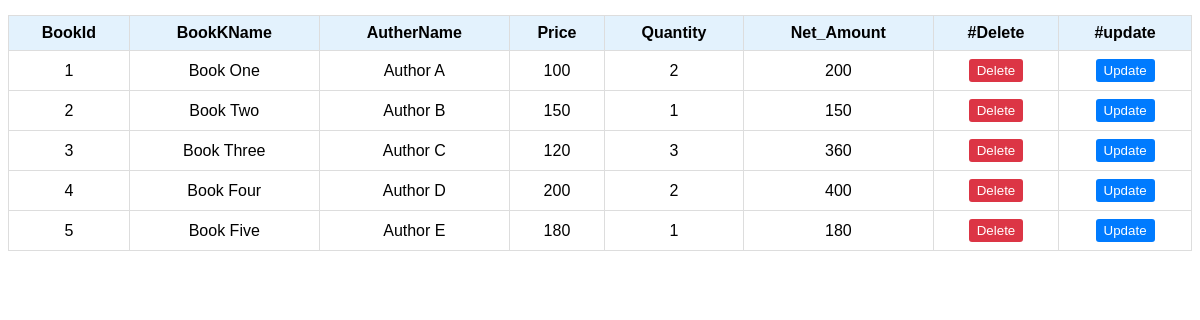
The page /Q4/bookMaster.php on the database its author committed.
### tables this page shows
CREATE TABLE `bookmaster` (
  `BookID` int(3) DEFAULT NULL,
  `BookName` varchar(30) DEFAULT NULL,
  `AutherName` varchar(35) DEFAULT NULL,
  `Price` int(5) DEFAULT NULL,
  `Quantity` int(3) DEFAULT NULL,
  `Net_Amount` int(7) DEFAULT NULL
);

### Q4/bookMaster.php (the view, shortened to what this page needs)
<?php
$connect = getDatabase();
$table = "bookmaster";
$query = "CREATE TABLE IF NOT EXISTS {$table}(
BookID INT (3),
BookName VARCHAR (30),
AutherName VARCHAR (35),
Price INT (5),
Quantity INT (3),
Net_Amount INT(7)
)";
mysqli_query($connect, $query);
$query = "SELECT * FROM {$table}";
$rowData = '';
$result = mysqli_query($connect, $query);
while ($row = mysqli_fetch_assoc($result)) {
    $rowData .= "<tr>
                        <td>{$row['BookID']} </td>
                        <td>{$row['BookName']} </td>
                        <td>{$row['AutherName']}</td>
						<td>{$row['Price']}</td>
						<td>{$row['Quantity']}</td>
						<td>{$row['Net_Amount']}</td>
                        <td>
						   <form method='POST'>
						    <input type='hidden' name='delId' value='{$row['BookID']}'>
                            <button class='btn delete' type='submit' name='Delete'>Delete</button>
						   </form>
                        </td>
						<td>
						<form method='POST'>
						    <input type='hidden' name='upId' value='{$row['BookID']}'>
                            <button class='btn account' type='submit' name='Update'>Update</button>
						   </form>
						</td>
                    </tr>";
}
?>
<!DOCTYPE html>
<html lang="en">
<head>
</head>
<body>
    <form method="POST">
        <table>
            <tr>
                <th>BookId</th>
                <th>BookKName</th>
                <th>AutherName</th>
                <th>Price</th>
                <th>Quantity</th>
                <th>Net_Amount</th>
                <th>#Delete</th>
                <th>#update</th>
            </tr>
            <?php echo $rowData; ?>
        </table>
    </form>
</body>
</html>

### Q4/bookMaster.php (style rules this page uses)
body { font-family: Arial, sans-serif; }
table { width: 100%; border-collapse: collapse; margin-top: 15px; }
th, td { border: 1px solid #ddd; padding: 8px; text-align: center; }
th { background-color: #e3f2fd; }
.btn { padding: 4px 8px; border: none; border-radius: 3px; cursor: pointer; }
.account { background-color: #007bff; color: white; }
.delete { background-color: #dc3545; color: white; }

### rows shown on the page
bookmaster: BookID "1", BookName "Book One", AutherName "Author A", Price "100", Quantity "2", Net_Amount "200"
bookmaster: BookID "2", BookName "Book Two", AutherName "Author B", Price "150", Quantity "1", Net_Amount "150"
bookmaster: BookID "3", BookName "Book Three", AutherName "Author C", Price "120", Quantity "3", Net_Amount "360"
bookmaster: BookID "4", BookName "Book Four", AutherName "Author D", Price "200", Quantity "2", Net_Amount "400"
bookmaster: BookID "5", BookName "Book Five", AutherName "Author E", Price "180", Quantity "1", Net_Amount "180"
